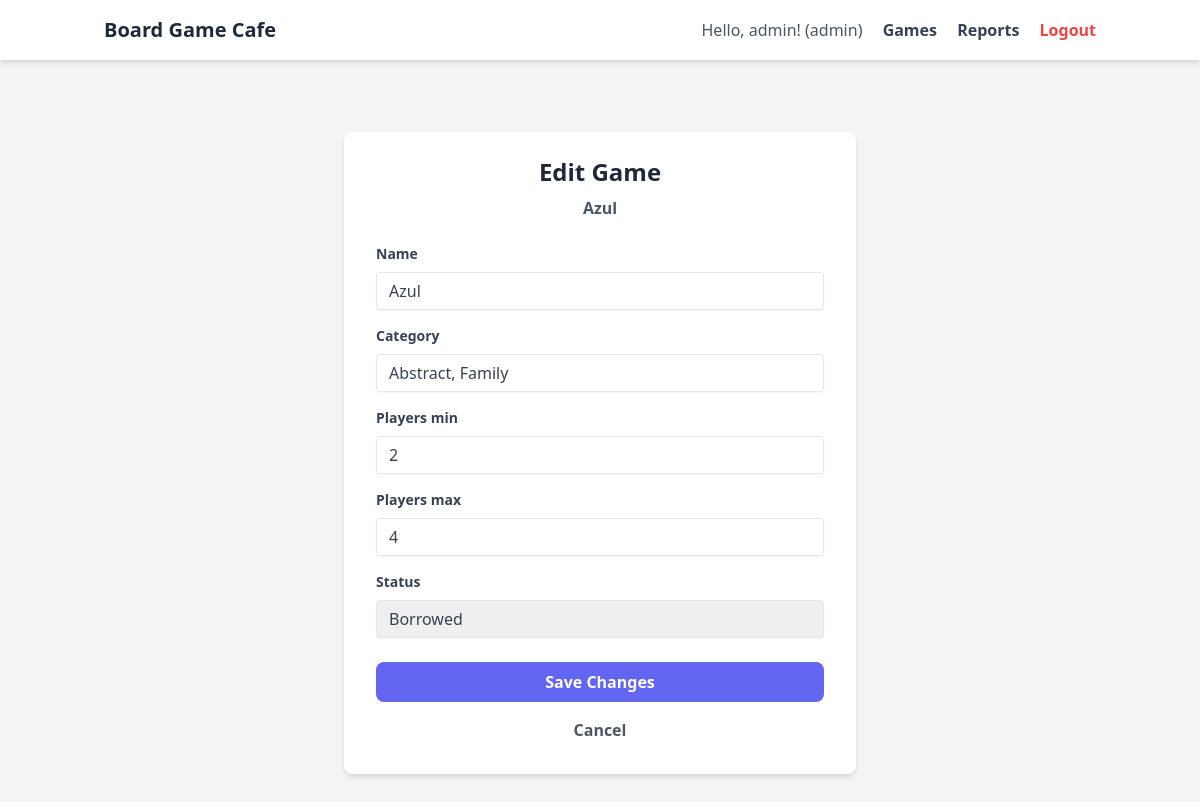
Before: /games/2/edit/ (signed in) with the older database file.
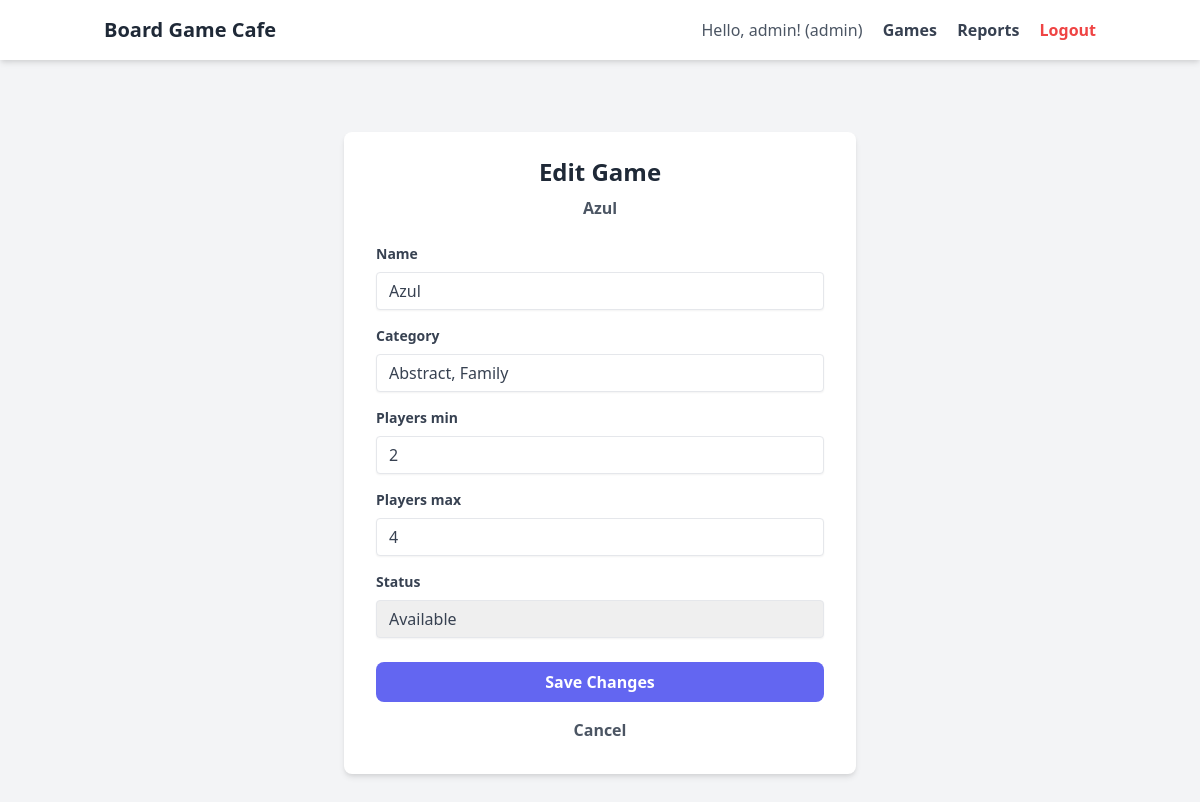
After: the same page with the newer database file.
### boardgames/models.py (models this page shows, shortened)
class BoardGame(models.Model):
    STATUS_CHOICES = (
        ('available', 'Available'),
        ('borrowed', 'Borrowed'),
    )
    name = models.CharField(max_length=255)
    category = models.CharField(max_length=100)
    players_min = models.IntegerField()
    players_max = models.IntegerField()
    status = models.CharField(max_length=20, choices=STATUS_CHOICES, default='available')

### boardgames/views.py (the view)
# urls.py: path('games/<int:pk>/edit/', edit_game_view, name='edit_game'),
@login_required
def edit_game_view(request, pk):
    game = get_object_or_404(BoardGame, pk=pk) # ดึงข้อมูลเกมที่ต้องการแก้ไข, ถ้าไม่เจอก็ 404
    if request.user.role != 'admin':
        return redirect('index')
    if request.method == 'POST':
        form = BoardGameForm(request.POST, instance=game) # ส่ง instance=game เพื่อบอกว่าเป็นการแก้ไข
        if form.is_valid():
            form.save()
            return redirect('index')
    else:
        form = BoardGameForm(instance=game) # แสดงฟอร์มพร้อมข้อมูลเดิมของเกม
    return render(request, 'edit_game.html', {'form': form, 'game': game})

### theme/templates/edit_game.html (shortened to what this page needs)
{% extends "base.html" %}
{% block content %}
<div class="max-w-lg mx-auto mt-10">
    <form method="post" class="bg-white shadow-md rounded-lg px-8 pt-6 pb-8 mb-4">
        <h2 class="text-2xl font-bold mb-2 text-center text-gray-800">Edit Game</h2>
        <p class="text-center text-gray-600 mb-6"><strong>{{ game.name }}</strong></p>
        {% for field in form %}
        <div class="mb-4">
            <label for="{{ field.id_for_label }}" class="block text-gray-700 text-sm font-bold mb-2">{{ field.label }}</label>
            {{ field }}
        </div>
        {% endfor %}
        <div class="mt-6">
            <button type="submit" class="w-full bg-indigo-500 hover:bg-indigo-600 text-white font-bold py-2 px-4 rounded-lg focus:outline-none focus:shadow-outline">
                Save Changes
            </button>
            <a href="{% url 'index' %}" class="block text-center mt-4 text-gray-600 hover:text-blue-600 font-semibold">Cancel</a>
        </div>
    </form>
</div>
{% endblock %}

Changed rows visible on the page:
changed BoardGame "Azul": status "Borrowed" → "Available"
